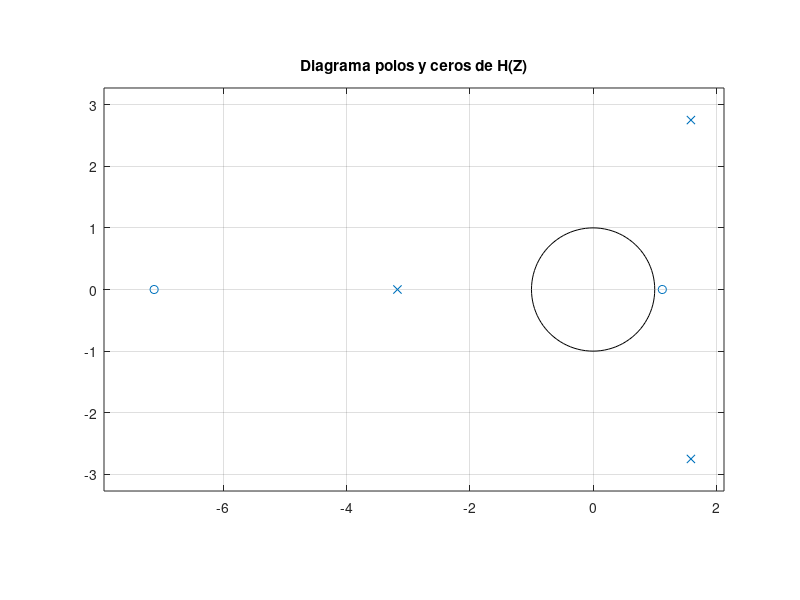

Write the MATLAB code that produced this figure.
% H(z) = (32z^3 -24z^2 -4z)/(32z^2)

b = [0, -4, -24, 32];
a = [1, 0, 0, 32];
figure;
zplane(b, a);
title('Diagrama polos y ceros de H(Z)');